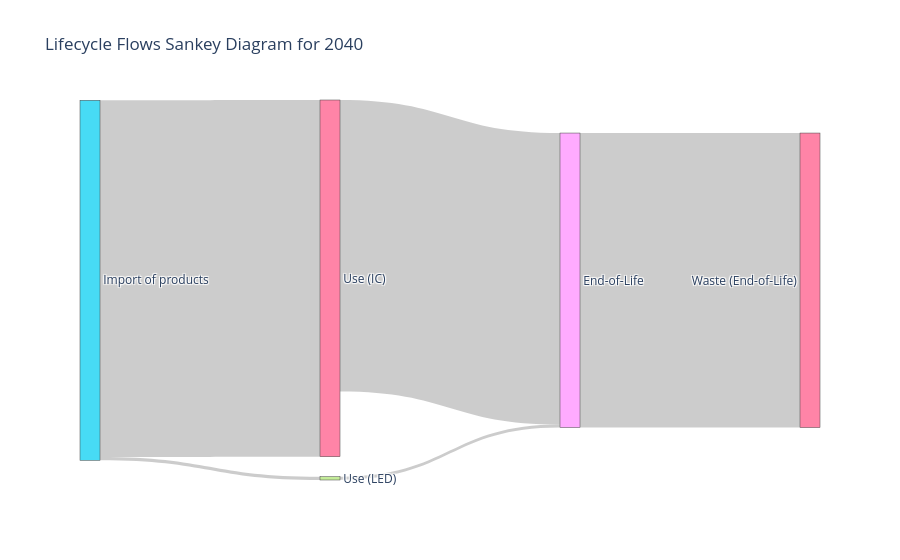
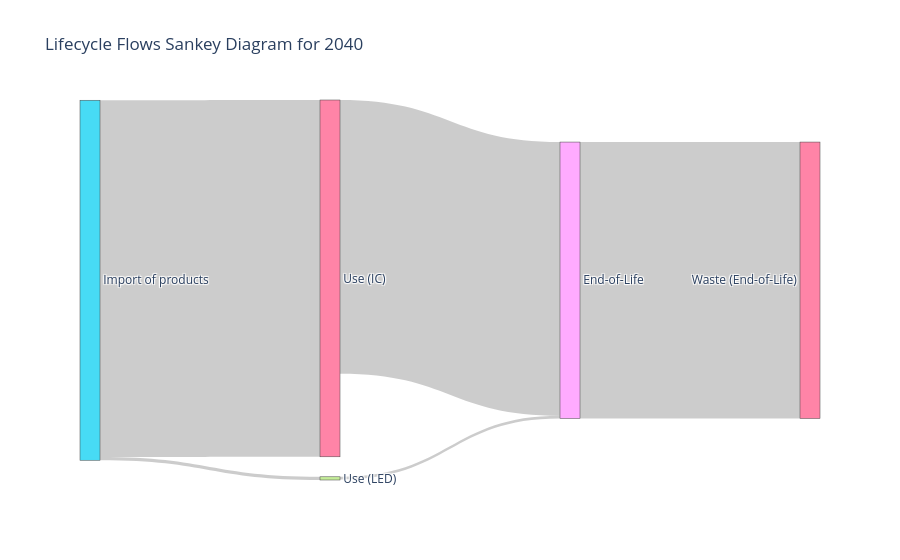
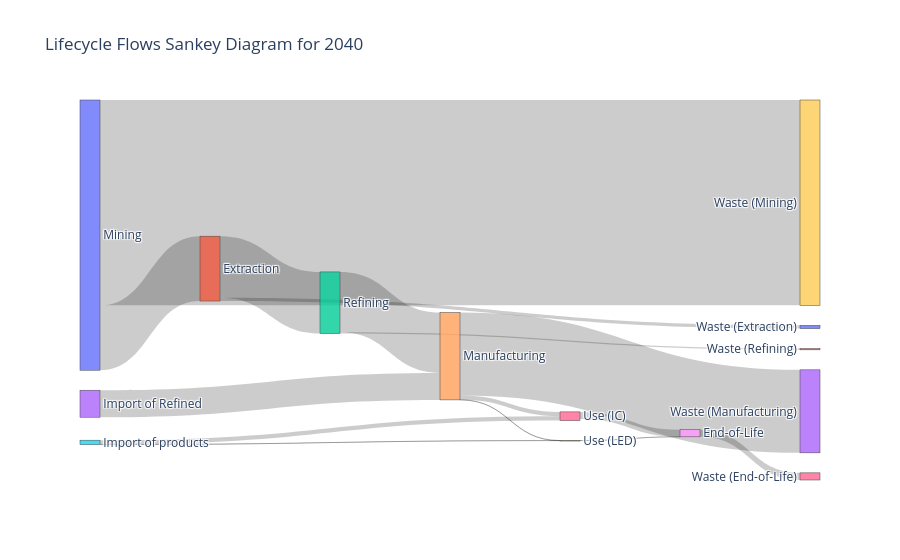
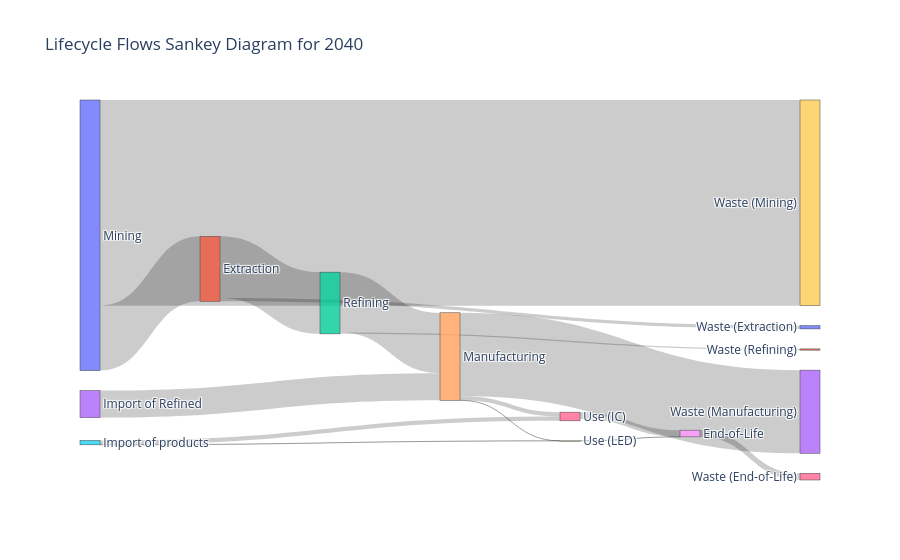

Notebook source saved alongside these figures, in order:
### Markdown cell above
# Main run scenarios

### Code cell
MFA_scenarios = {
    "BAU": {
        "name": "Business-as-usual",
        "raw_import_fraction": 1,
        "product_import_fraction": 1,
        "bau_stock_scenario": bau_stock_scenario,
    },
    "High Demand": {
        "name": "EU DD success",
        "raw_import_fraction": 1,
        "product_import_fraction": 1,
        "bau_stock_scenario": high_demand_stock_scenario,
    },
    "High Supply": {
        "name": "EU CRM success",
        "raw_import_fraction": raw_import_fraction,
        "product_import_fraction": product_import_fraction,
        "bau_stock_scenario": bau_stock_scenario,
    },
    "High Demand + High Supply": {
        "name": "EU DD + CRM success",
        "raw_import_fraction": raw_import_fraction,
        "product_import_fraction": product_import_fraction,
        "bau_stock_scenario": high_demand_stock_scenario,
    },
}

scenario_results = {}

for scenario_key, scenario_params in MFA_scenarios.items():
    print(f"Running scenario: {scenario_params['name']} ({scenario_key})")
    lifecycle_flows_df = run_main_MFA(
        eurostat_df=eurostat_df,
        product_info=product_info,
        use_phase_stage_number=use_phase_stage_number,
        detailed_plot=False,
        scenario_1_raw_import_fraction=scenario_params["raw_import_fraction"],
        scenario_2_product_import_override=scenario_params["product_import_fraction"],
        scenario_3_bau_stock_scenario=scenario_params["bau_stock_scenario"],
    )

    # Bar plot for the specified year (aggregated across product categories)
    # lifecycle_flows_agg = combine_lifecycle_flows(lifecycle_flows_df)
    # plot_lifecycle_flows_barplot(
    #     lifecycle_flows_agg[lifecycle_flows_agg["year"] == year_to_plot],
    #     year=year_to_plot,
    # )

    # Sankey: shared upstream and End-of-Life, split only at the Use stage
    plot_sankey_lifecycle_flows(
        lifecycle_flows_df,
        year=year_to_plot,
        split_stage=use_phase_stage_number,
        plot_waste_per_stage=True,
    )

### Figure 1 — Plotly figure (JSON) as saved in the notebook; plotly's stock layout.template omitted (floating-point values rounded to 4 significant figures)
{"data": [{"arrangement": "snap", "link": {"source": [5, 6, 5, 7, 8], "target": [6, 8, 7, 8, 16], "value": [157500.0, 128700.0, 1446.0, 1318.0, 130000.0]}, "node": {"label": ["Mining", "Extraction", "Refining", "Import of Refined", "Manufacturing", "Import of products", "Use (IC)", "Use (LED)", "End-of-Life", "Waste (Mining)", "Waste (Extraction)", "Waste (Refining)", "Waste (Import of Refined)", "Waste (Manufacturing)", "Waste (Import of products)", "Waste (Use)", "Waste (End-of-Life)"], "pad": 20, "thickness": 20}, "type": "sankey"}], "layout": {"font": {"size": 12}, "title": {"text": "Lifecycle Flows Sankey Diagram for 2040"}}}

### Figure 2 — Plotly figure (JSON) as saved in the notebook; plotly's stock layout.template omitted (floating-point values rounded to 4 significant figures)
{"data": [{"arrangement": "snap", "link": {"source": [5, 6, 5, 7, 8], "target": [6, 8, 7, 8, 16], "value": [241100.0, 185000.0, 2165.0, 1806.0, 186800.0]}, "node": {"label": ["Mining", "Extraction", "Refining", "Import of Refined", "Manufacturing", "Import of products", "Use (IC)", "Use (LED)", "End-of-Life", "Waste (Mining)", "Waste (Extraction)", "Waste (Refining)", "Waste (Import of Refined)", "Waste (Manufacturing)", "Waste (Import of products)", "Waste (Use)", "Waste (End-of-Life)"], "pad": 20, "thickness": 20}, "type": "sankey"}], "layout": {"font": {"size": 12}, "title": {"text": "Lifecycle Flows Sankey Diagram for 2040"}}}

### Figure 3 — Plotly figure (JSON) as saved in the notebook; plotly's stock layout.template omitted (floating-point values rounded to 4 significant figures)
{"data": [{"arrangement": "snap", "link": {"source": [0, 1, 2, 3, 4, 5, 6, 4, 5, 7, 0, 1, 2, 4, 8], "target": [1, 2, 4, 4, 6, 6, 8, 7, 7, 8, 9, 10, 11, 13, 16], "value": [1180000.0, 1121000.0, 1098000.0, 491300.0, 78750.0, 78750.0, 128700.0, 722.9, 722.9, 1318.0, 3735000.0, 58980.0, 22410.0, 1510000.0, 130000.0]}, "node": {"label": ["Mining", "Extraction", "Refining", "Import of Refined", "Manufacturing", "Import of products", "Use (IC)", "Use (LED)", "End-of-Life", "Waste (Mining)", "Waste (Extraction)", "Waste (Refining)", "Waste (Import of Refined)", "Waste (Manufacturing)", "Waste (Import of products)", "Waste (Use)", "Waste (End-of-Life)"], "pad": 20, "thickness": 20}, "type": "sankey"}], "layout": {"font": {"size": 12}, "title": {"text": "Lifecycle Flows Sankey Diagram for 2040"}}}

### Figure 4 — Plotly figure (JSON) as saved in the notebook; plotly's stock layout.template omitted (floating-point values rounded to 4 significant figures)
{"data": [{"arrangement": "snap", "link": {"source": [0, 1, 2, 3, 4, 5, 6, 4, 5, 7, 0, 1, 2, 4, 8], "target": [1, 2, 4, 4, 6, 6, 8, 7, 7, 8, 9, 10, 11, 13, 16], "value": [1805000.0, 1715000.0, 1681000.0, 751900.0, 120500.0, 120500.0, 185000.0, 1083.0, 1083.0, 1806.0, 5717000.0, 90260.0, 34300.0, 2311000.0, 186800.0]}, "node": {"label": ["Mining", "Extraction", "Refining", "Import of Refined", "Manufacturing", "Import of products", "Use (IC)", "Use (LED)", "End-of-Life", "Waste (Mining)", "Waste (Extraction)", "Waste (Refining)", "Waste (Import of Refined)", "Waste (Manufacturing)", "Waste (Import of products)", "Waste (Use)", "Waste (End-of-Life)"], "pad": 20, "thickness": 20}, "type": "sankey"}], "layout": {"font": {"size": 12}, "title": {"text": "Lifecycle Flows Sankey Diagram for 2040"}}}
